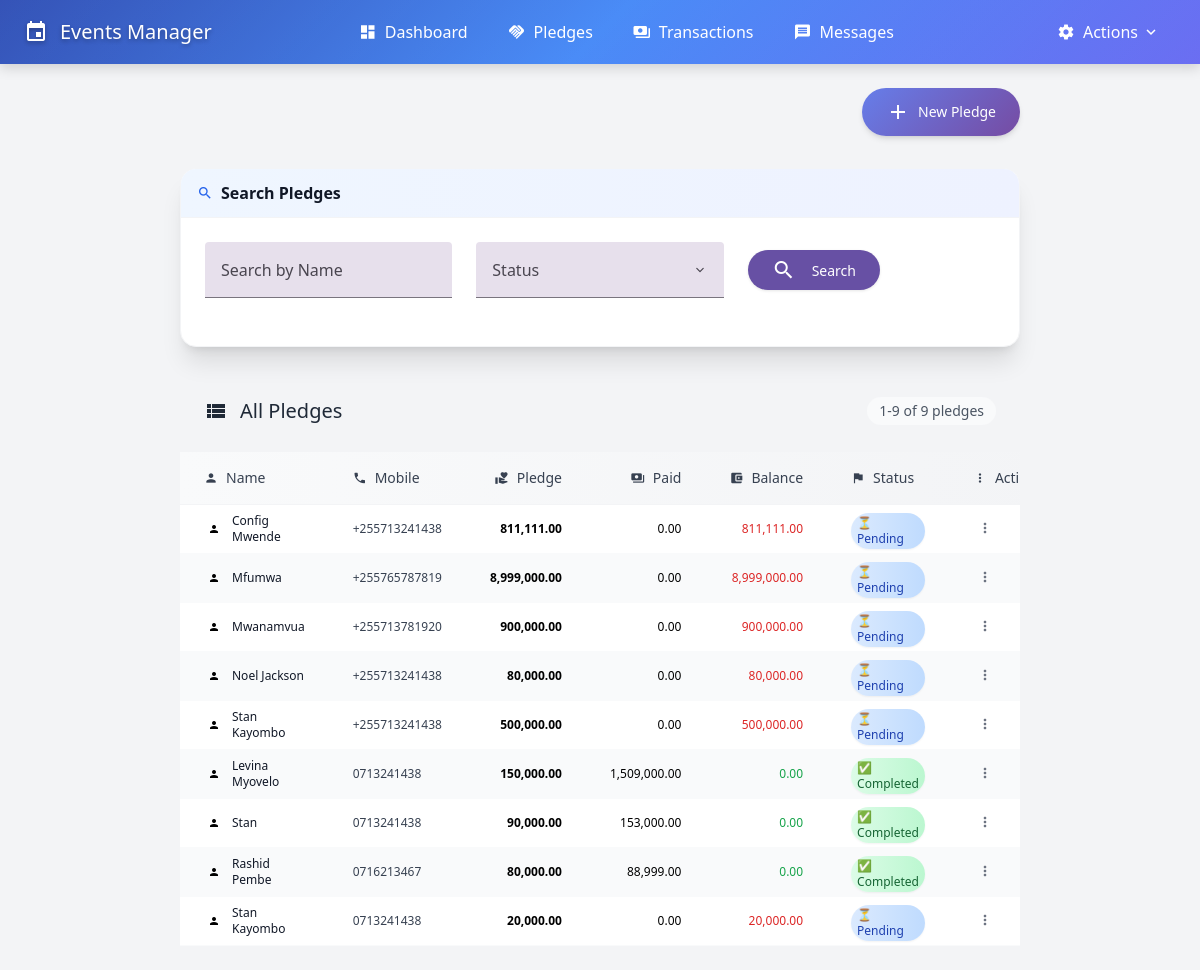
/pledges/, run on an earlier commit of the app's database.
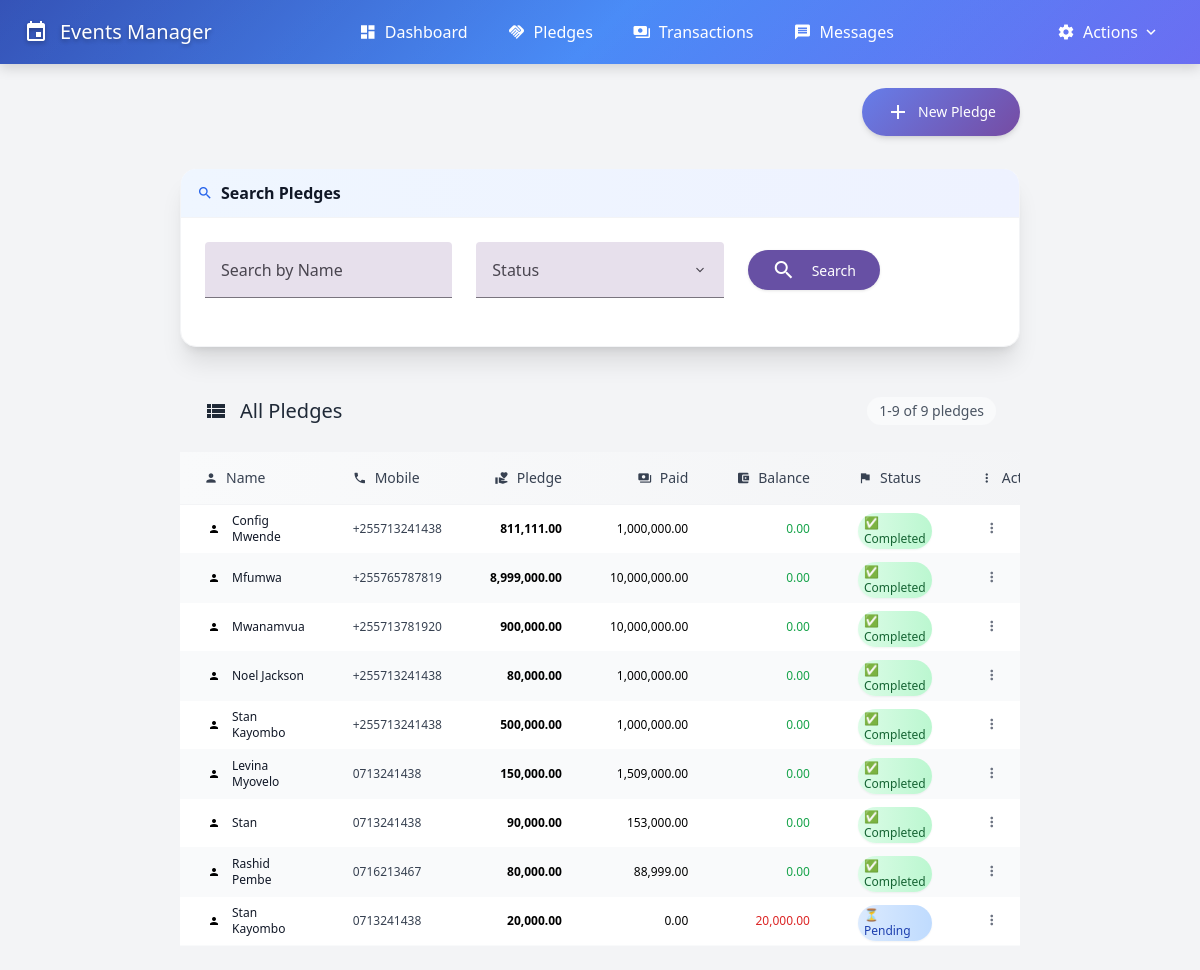
And on a later commit of the database.
### events/models.py (models this page shows, shortened)
class Pledges(models.Model):
    STATUS_CHOICES = [
        ('new', '🆕 New'),
        ('pending', '⏳ Pending'),
        ('partial', '📊 Partial Payment'),
        ('completed', '✅ Completed'),
        ('cancelled', '❌ Cancelled'),
    ]
    phone_regex = RegexValidator(
        regex=r'^\+?255[67]\d{8}$|^\+?0[67]\d{8}$',
        message="Phone number must be a valid Tanzanian number (e.g., +255123456789 or 0123456789)"
    )
    event_id = models.CharField(
        max_length=100,
        verbose_name="Event ID",
        help_text="Unique identifier for the event"
    )
    name = models.CharField(
        max_length=200,
        verbose_name="Full Name",
        help_text="Full name of the person making the pledge"
    )
    mobile_number = models.CharField(
        validators=[phone_regex],
        max_length=17,
        verbose_name="Mobile Number",
        help_text="Tanzanian mobile number (e.g., +255123456789)"
    )
    pledge = models.DecimalField(
        max_digits=12,
        decimal_places=2,
        verbose_name="Pledge Amount",
        help_text="Total amount pledged (TSH)"
    )
    amount_paid = models.DecimalField(
        max_digits=12,
        decimal_places=2,
        default=Decimal('0.00'),
        verbose_name="Amount Paid",
        help_text="Total amount paid so far (TSH)"
    )
    status = models.CharField(
        max_length=20,
        choices=STATUS_CHOICES,
        default='new',
        verbose_name="Pledge Status",
        help_text="Current status of the pledge"
    )
    whatsapp_status = models.BooleanField(
        default=False,
        verbose_name="Is WhatsApp Number?",
        help_text="Whether this mobile number supports WhatsApp"
    )
    created_at = models.DateTimeField(
        auto_now_add=True,
        verbose_name="Created At"
    )
    updated_at = models.DateTimeField(
        auto_now=True,
        verbose_name="Last Updated"
    )
    class Meta:
        db_table = 'pledges'
        verbose_name = 'Pledge'
        verbose_name_plural = 'Pledges'
        ordering = ['-created_at', 'name']
        indexes = [
            models.Index(fields=['event_id']),
            models.Index(fields=['status']),
            models.Index(fields=['created_at']),
        ]
    def balance(self):
        calculated_balance = self.pledge - self.amount_paid
        return max(Decimal('0.00'), calculated_balance)

### events/views.py (the view)
# urls.py: path('pledges/', views.pledge_list, name='pledge_list'),
def pledge_list(request):
    pledges = Pledges.objects.all().order_by('-created_at')
    search_query = request.GET.get('search')
    if search_query:
        pledges = pledges.filter(name__icontains=search_query)
    status_filter = request.GET.get('status')
    if status_filter:
        pledges = pledges.filter(status=status_filter)
    paginator = Paginator(pledges, 25)
    page_number = request.GET.get('page')
    page_obj = paginator.get_page(page_number)
    context = {
        'page_obj': page_obj,
    }
    return render(request, 'events/pledge_list.html', context)

### events/templates/events/pledge_list.html (shortened to what this page needs)
{% extends 'events/base.html' %}
{% load currency_filters %}
{% block content %}
<div class="flex flex-col md:flex-row justify-between items-start md:items-center mb-8">
    <div class="mt-4 md:mt-0">
        <button onclick="openModal('{% url 'events:pledge_create' %}?modal=1')"
                class="inline-flex items-center px-6 py-3 bg-blue-600 hover:bg-blue-700 text-white font-medium text-sm rounded-full shadow-md hover:shadow-lg transform hover:-translate-y-0.5 transition-all duration-200 focus:outline-none focus:ring-2 focus:ring-blue-500 focus:ring-offset-2"
                style="background: linear-gradient(135deg, #667eea 0%, #764ba2 100%); min-height: 44px;">
            <span class="material-icons mr-2">add</span>
            New Pledge
        </button>
    </div>
</div>
<div class="mb-6 bg-white rounded-2xl shadow-xl border border-gray-100 overflow-hidden">
    <div class="px-4 py-3 bg-gradient-to-r from-blue-50 to-indigo-50 border-b border-gray-100">
        <h5 class="text-base font-semibold text-gray-900 flex items-center">
            <span class="material-icons mr-2 text-blue-600 text-base">search</span>Search Pledges
        </h5>
    </div>
    <div class="p-6">
        <form method="get" class="space-y-4">
            <div class="grid grid-cols-1 md:grid-cols-3 gap-6">
                <div class="field-container">
                    <div class="input-field">
                        <input type="text"
                               name="search"
                               id="search"
                               value="{{ request.GET.search|default:'' }}"
                               placeholder=" ">
                        <label for="search" class="field-label">
                            Search by Name
                        </label>
                        <div class="field-line"></div>
                    </div>
                </div>
                <div class="field-container">
                    <div class="input-field">
                        <select name="status" id="status" value="{{ request.GET.status|default:'' }}">
                            <option value=""></option>
                            <option value="new" {% if request.GET.status == 'new' %}selected{% endif %}>🆕 New</option>
                        </select>
                        <label for="status" class="field-label">
                        </label>
                        <div class="field-line"></div>
                    </div>
                </div>
                <div class="field-container">
                    <div style="height: 56px; display: flex; align-items: center;">
                        <button type="submit" class="search-button">
                            <span class="material-icons mr-2">search</span>
                            Search
                        </button>
                    </div>
                </div>
            </div>
        </form>
    </div>
</div>
<div class="md-card">
    <div class="flex justify-between items-center p-6 border-b border-gray-100">
        <h2 class="text-xl font-medium text-gray-800 flex items-center">
            <span class="material-icons text-primary-500 mr-3 text-2xl">view_list</span>
            All Pledges
        </h2>
        <div class="flex items-center space-x-4">
            <div class="text-sm text-gray-600 bg-gray-50 px-3 py-1 rounded-full">
                {{ page_obj.start_index }}-{{ page_obj.end_index }} of {{ page_obj.paginator.count }} pledges
            </div>
        </div>
    </div>
    <div>
        {% if page_obj.object_list %}
            <div class="overflow-x-auto" style="min-height: 60vh;">
                <table class="min-w-full">
                    <thead>
                        <tr class="border-b border-gray-100 bg-gradient-to-r from-gray-50 to-gray-100">
                            <th class="px-6 py-4 text-left text-sm font-medium text-gray-700 flex items-center">
                                <span class="material-icons text-sm mr-2">person</span>Name
                            </th>
                            <th class="px-6 py-4 text-left text-sm font-medium text-gray-700">
                                <div class="flex items-center">
                                    <span class="material-icons text-sm mr-2">phone</span>Mobile
                                </div>
                            </th>
                            <th class="px-6 py-4 text-right text-sm font-medium text-gray-700">
                                <div class="flex items-center justify-end">
                                    <span class="material-icons text-sm mr-2">volunteer_activism</span>Pledge
                                </div>
                            </th>
                            <th class="px-6 py-4 text-right text-sm font-medium text-gray-700">
                                <div class="flex items-center justify-end">
                                    <span class="material-icons text-sm mr-2">payments</span>Paid
                                </div>
                            </th>
                            <th class="px-6 py-4 text-right text-sm font-medium text-gray-700">
                                <div class="flex items-center justify-end">
                                    <span class="material-icons text-sm mr-2">account_balance_wallet</span>Balance
                                </div>
                            </th>
                            <th class="px-6 py-4 text-left text-sm font-medium text-gray-700">
                                <div class="flex items-center">
                                    <span class="material-icons text-sm mr-2">flag</span>Status
                                </div>
                            </th>
                            <th class="px-6 py-4 text-center text-sm font-medium text-gray-700">
                                <div class="flex items-center justify-center">
                                    <span class="material-icons text-sm mr-2">more_vert</span>Actions
                                </div>
                            </th>
                        </tr>
                    </thead>
                    <tbody class="bg-white">
                        {% for pledge in page_obj.object_list %}
                        <tr class="border-b border-gray-50 hover:bg-blue-50 hover:shadow-sm transition-all duration-200 {% cycle 'bg-white' 'bg-gray-50' %}">
                            <td class="px-6 py-1">
                                <div class="flex items-center">
                                    <div class="flex-shrink-0 h-5 w-5 bg-primary-100 rounded-full flex items-center justify-center mr-2">
                                        <span class="material-icons text-primary-600 text-xs">person</span>
                                    </div>
                                    <div>
                                        <div class="text-xs font-medium text-gray-900">
                                            <a href="{% url 'events:pledge_detail' pledge.id %}" class="text-primary-600 hover:text-primary-800 transition-colors duration-200">
                                                {{ pledge.name }}
                                            </a>
                                        </div>
                                    </div>
                                </div>
                            </td>
                            <td class="px-6 py-1">
                                <div class="text-xs text-gray-700">
                                    {{ pledge.mobile_number }}
                                </div>
                            </td>
                            <td class="px-6 py-1 text-right">
                                <div class="text-xs font-semibold text-primary-700">
                                    {{ pledge.pledge|currency }}
                                </div>
                            </td>
                            <td class="px-6 py-1 text-right">
                                <div class="text-xs font-medium text-success">
                                    {{ pledge.amount_paid|currency }}
                                </div>
                            </td>
                            <td class="px-6 py-1 text-right">
                                <div class="text-xs font-medium {% if pledge.balance > 0 %}text-red-600{% else %}text-green-600{% endif %}">
                                    {{ pledge.balance|currency }}
                                </div>
                            </td>
                            <td class="px-6 py-1">
                                <span class="inline-flex items-center px-1.5 py-0.5 text-xs font-medium rounded-full shadow-sm
                                    {% if pledge.status == 'completed' %}bg-gradient-to-r from-green-100 to-green-200 text-green-800
                                    {% elif pledge.status == 'partial' %}bg-gradient-to-r from-yellow-100 to-yellow-200 text-yellow-800
                                    {% elif pledge.status == 'pending' %}bg-gradient-to-r from-blue-100 to-blue-200 text-blue-800
                                    {% elif pledge.status == 'new' %}bg-gradient-to-r from-purple-100 to-purple-200 text-purple-800
                                    {% else %}bg-gradient-to-r from-gray-100 to-gray-200 text-gray-800{% endif %}">
                                    {{ pledge.get_status_display }}
                                </span>
                            </td>
                            <td class="px-6 py-1">
                                <div class="relative">
                                    <button onclick="showMenu({{ pledge.id }})" class="p-1 text-gray-500 hover:text-gray-700">
                                        <span class="material-icons text-base">more_vert</span>
                                    </button>
                                </div>
                            </td>
                        </tr>
                        {% endfor %}
                    </tbody>
                </table>
            </div>
        {% endif %}
    </div>
</div>
{% endblock %}

### events/templates/events/base.html (shortened to what this page needs)
<!DOCTYPE html>
<html lang="en">
<head>
    <script src="https://cdn.tailwindcss.com"></script>
    <link href="https://cdnjs.cloudflare.com/ajax/libs/font-awesome/6.0.0/css/all.min.css" rel="stylesheet">
</head>
<body class="bg-gray-100 min-h-screen font-sans antialiased">
    <nav class="material-nav">
        <div class="max-w-7xl mx-auto px-6">
            <div class="flex justify-between items-center h-16">
                <div class="flex items-center">
                    <a href="{% url 'events:index' %}" class="nav-logo flex items-center text-white font-medium text-xl">
                        <span class="material-icons mr-3 text-2xl">event</span>Events Manager
                    </a>
                </div>
                <div class="hidden md:flex space-x-2">
                    <a href="{% url 'events:index' %}" class="material-nav-item flex items-center">
                        <span class="material-icons mr-2 text-lg">dashboard</span>Dashboard
                    </a>
                    <a href="{% url 'events:pledge_list' %}" class="material-nav-item flex items-center">
                        <span class="material-icons mr-2 text-lg">handshake</span>Pledges
                    </a>
                    <a href="{% url 'events:transaction_list' %}" class="material-nav-item flex items-center">
                        <span class="material-icons mr-2 text-lg">payments</span>Transactions
                    </a>
                    <a href="{% url 'events:message_list' %}" class="material-nav-item flex items-center">
                        <span class="material-icons mr-2 text-lg">message</span>Messages
                    </a>
                </div>
                <div class="relative">
                    <button type="button" class="material-nav-item flex items-center dropdown-toggle" onclick="toggleDropdown()">
                        <span class="material-icons mr-2 text-lg">settings</span>Actions
                        <span class="material-icons ml-1 text-lg">keyboard_arrow_down</span>
                    </button>
                </div>
            </div>
        </div>
    </nav>
    <main class="flex-1 flex justify-center py-6">
        <div class="w-7/10 max-w-none" style="width: 70%;">
            {% block content %}{% endblock %}
        </div>
    </main>
</body>
</html>

What changed in the data, as far as the page shows it:
changed Pledges "Config Mwende": amount_paid "0.00" → "1,000,000.00"; balance "811,111.00" → "0.00"; status "⏳ Pending" → "✅ Completed"
changed Pledges "Mfumwa": amount_paid "0.00" → "10,000,000.00"; balance "8,999,000.00" → "0.00"; status "⏳ Pending" → "✅ Completed"
changed Pledges "Mwanamvua": amount_paid "0.00" → "10,000,000.00"; balance "900,000.00" → "0.00"; status "⏳ Pending" → "✅ Completed"
changed Pledges "Noel Jackson": amount_paid "0.00" → "1,000,000.00"; balance "80,000.00" → "0.00"; status "⏳ Pending" → "✅ Completed"
changed Pledges (number 5 of 9 on the later page): amount_paid "0.00" → "1,000,000.00"; balance "500,000.00" → "0.00"; status "⏳ Pending" → "✅ Completed"
